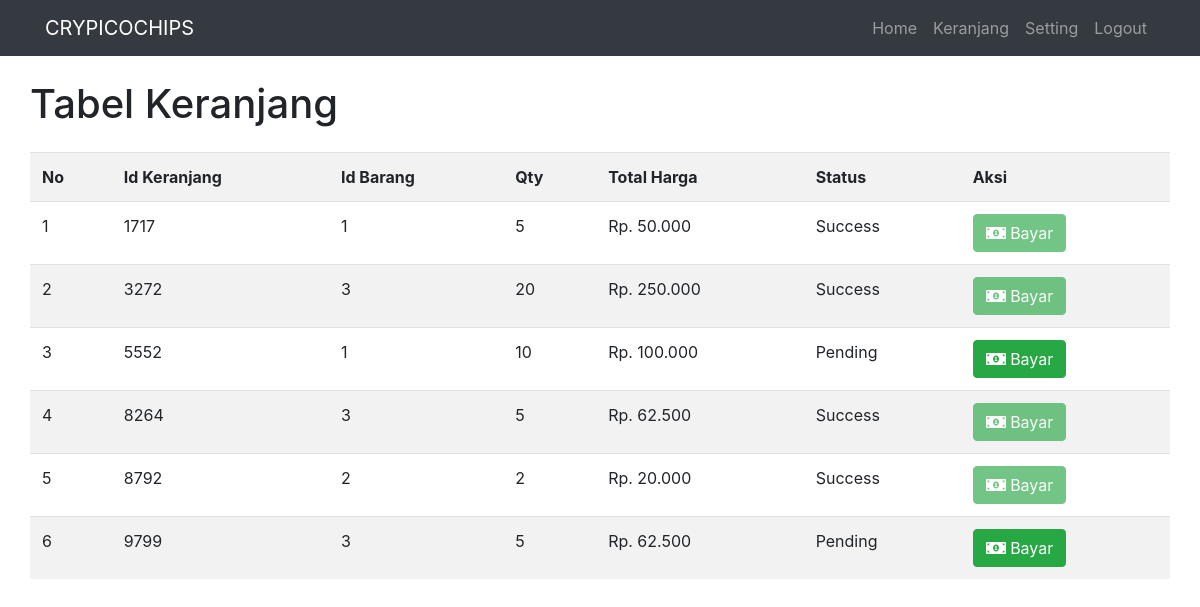
Screenshot of /?page=keranjang (signed in) with the database file from the repository.
### tables this page shows
CREATE TABLE `tb_keranjang` (
  `id_keranjang` int(11) NOT NULL,
  `id_user` int(11) NOT NULL,
  `id_barang` int(11) NOT NULL,
  `total_qty` int(11) NOT NULL,
  `total_harga` int(20) NOT NULL,
  `status` enum('Y','N') NOT NULL
);

### keranjang.php (the view)
<div class="row">
        <h1 class="my-4">Tabel Keranjang</h1>
</div>
<div class="row">
<table class="table table-striped table-hover">
  <tr>
    <th>No</th>
    <th>Id Keranjang</th>
    <th>Id Barang</th>
    <th>Qty</th>
    <th>Total Harga</th>
    <th>Status</th>
    <th>Aksi</th>
  </tr>
  <?php
    $no = 1;
    $id_user = $_SESSION['id_user'];
    $qkeranjang = mysqli_query($config,"select * from tb_keranjang where id_user='$id_user'");
    while($qkeranjang2 = mysqli_fetch_array($qkeranjang)){
  ?>
  <tr>
    <td><?php echo $no++; ?></td>
    <td><?php echo $qkeranjang2['id_keranjang']; ?></td>
    <td><?php echo $qkeranjang2['id_barang']; ?></td>
    <td><?php echo $qkeranjang2['total_qty']; ?></td>
    <td>Rp. <?php echo number_format($qkeranjang2['total_harga'],0, ".","."); ?></td>
    <td><?php if($qkeranjang2['status']=="Y"){
          echo "Success";
          }else{
            echo "Pending";
          } ?>
    </td>
    <?php
      if($qkeranjang2['status']=='N'){
    ?>
    <td><a data-toggle="modal" data-target="#pembayaran<?php echo $qkeranjang2['id_keranjang'];?>" class="btn btn-success"><i class="fas fa-money-bill-alt"></i> Bayar</a></td>
    <?php }else{ ?>
      <td><a data-toggle="modal" data-target="#pembayaran<?php echo $qkeranjang2['id_keranjang'];?>" aria-disabled="true" class="btn btn-success disabled"><i class="fas fa-money-bill-alt"></i> Bayar</a></td>
    <?php } ?>
  </tr>
  <?php include 'modal.php'; } ?>
</table>
</div>

### css/shop-homepage.css (style rules this page uses)
body { padding-top: 56px; }

### rows the page displays
tb_keranjang: id_keranjang "1717", id_barang "1", total_qty "5", total_harga "50.000", status "Success"
tb_keranjang: id_keranjang "3272", id_barang "3", total_qty "20", total_harga "250.000", status "Success"
tb_keranjang: id_keranjang "5552", id_barang "1", total_qty "10", total_harga "100.000", status "Pending"
tb_keranjang: id_keranjang "8264", id_barang "3", total_qty "5", total_harga "62.500", status "Success"
tb_keranjang: id_keranjang "8792", id_barang "2", total_qty "2", total_harga "20.000", status "Success"
tb_keranjang: id_keranjang "9799", id_barang "3", total_qty "5", total_harga "62.500", status "Pending"
